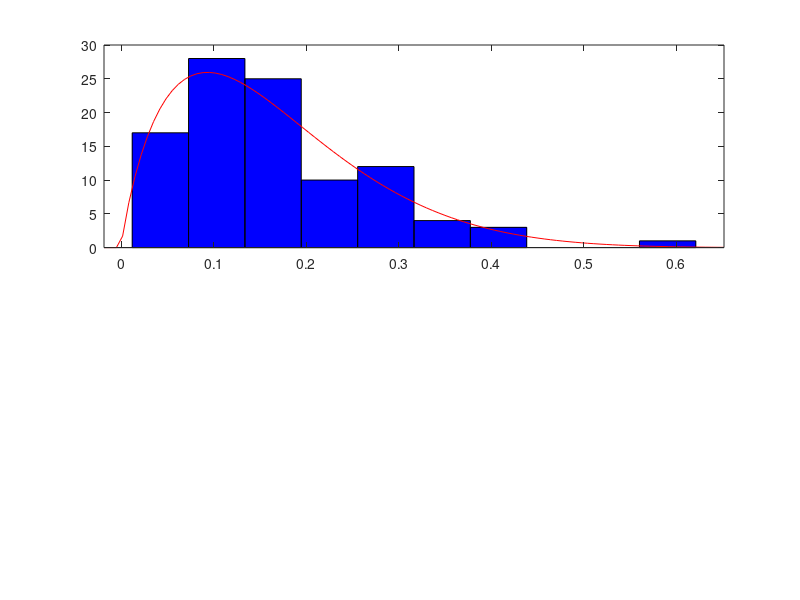

Write MATLAB code to recreate this figure. (Note: this script raises an error after producing the figure.)
%%%%%%%%%%%%%%%%%%%%%%%%%%%%%%%%%%%%%%%%%%%%%%%%%%%%%%%%%%%%%%%%%%%%%%%%%%%%%%%%%%
% This code generates Fig.4 Visualisation of median and mean on skewed and       %
% normal distribution of data.                                                   %
% Article: [Are D2D and RIS in the Same League? Cooperative RSSI-based 
% Localization Model and Performance Comparison]                                 % 
% Download article: [link]                                                       %
% This is version 2.0 (Last edited: 2023-03-16)                                  %
% Author: N. Chukhno                                                             %
% University Mediterranea of Reggio Calabria, Italy and CNIT, Italy.             %
% Universitat Jaume I, Spain                                                     %
% Email: nadezda.chukhno@unirc.it                                                %
%%%%%%%%%%%%%%%%%%%%%%%%%%%%%%%%%%%%%%%%%%%%%%%%%%%%%%%%%%%%%%%%%%%%%%%%%%%%%%%%%%


clear all
%% skewed
figure
subplot(2,1,1)
rng default;  % For reproducibility
b = betarnd(2,10,100,1);
%Construct a histogram using 10 bins with a beta distribution fit.
histfit(b,10,'beta')
x1=xline(mean(b));
x1.LineWidth=2;
x1.Color='g';
x1.Label='mean';
x1.LabelOrientation='horizontal';
x1.LabelVerticalAlignment='middle';
x2=xline(median(b));
x2.LineWidth=2;
x2.Color='b';
x2.Label='median';
x2.LabelOrientation='horizontal';
x2.LabelHorizontalAlignment='left';

%% normal
subplot(2,1,2)
pd = makedist('Lognormal','mu',5,'sigma',2);
rng('default');  % For reproducibility
x = random(pd,100,1);
logx = log(x);
histfit(logx)
x1=xline(mean(logx));
x1.LineWidth=2;
x1.Color='g';
x1.Label='mean';
x1.LabelOrientation='horizontal';
x1.LabelVerticalAlignment='middle';
x2=xline(median(logx));
x2.LineWidth=2;
x2.Color='b';
x2.Label='median';
x2.LabelOrientation='horizontal';
x2.LabelHorizontalAlignment='left';

